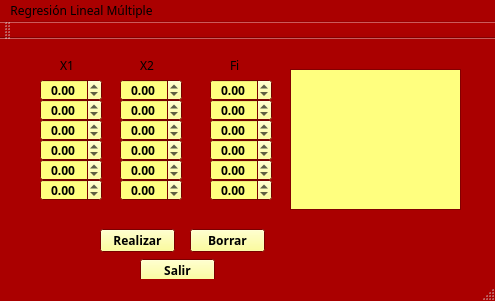
<?xml version="1.0" encoding="UTF-8"?>
<ui version="4.0">
 <class>RregresionLinealMultiple</class>
 <widget class="QMainWindow" name="RregresionLinealMultiple">
  <property name="geometry">
   <rect>
    <x>0</x>
    <y>0</y>
    <width>495</width>
    <height>301</height>
   </rect>
  </property>
  <property name="palette">
   <palette>
    <active>
     <colorrole role="WindowText">
      <brush brushstyle="SolidPattern">
       <color alpha="255">
        <red>0</red>
        <green>0</green>
        <blue>0</blue>
       </color>
      </brush>
     </colorrole>
     <colorrole role="Button">
      <brush brushstyle="SolidPattern">
       <color alpha="255">
        <red>255</red>
        <green>255</green>
        <blue>127</blue>
       </color>
      </brush>
     </colorrole>
     <colorrole role="Light">
      <brush brushstyle="SolidPattern">
       <color alpha="255">
        <red>255</red>
        <green>255</green>
        <blue>127</blue>
       </color>
      </brush>
     </colorrole>
     <colorrole role="Text">
      <brush brushstyle="SolidPattern">
       <color alpha="255">
        <red>0</red>
        <green>0</green>
        <blue>0</blue>
       </color>
      </brush>
     </colorrole>
     <colorrole role="BrightText">
      <brush brushstyle="SolidPattern">
       <color alpha="255">
        <red>255</red>
        <green>255</green>
        <blue>127</blue>
       </color>
      </brush>
     </colorrole>
     <colorrole role="Base">
      <brush brushstyle="SolidPattern">
       <color alpha="255">
        <red>255</red>
        <green>255</green>
        <blue>127</blue>
       </color>
      </brush>
     </colorrole>
     <colorrole role="Window">
      <brush brushstyle="SolidPattern">
       <color alpha="255">
        <red>170</red>
        <green>0</green>
        <blue>0</blue>
       </color>
      </brush>
     </colorrole>
    </active>
    <inactive>
     <colorrole role="WindowText">
      <brush brushstyle="SolidPattern">
       <color alpha="255">
        <red>0</red>
        <green>0</green>
        <blue>0</blue>
       </color>
      </brush>
     </colorrole>
     <colorrole role="Button">
      <brush brushstyle="SolidPattern">
       <color alpha="255">
        <red>255</red>
        <green>255</green>
        <blue>127</blue>
       </color>
      </brush>
     </colorrole>
     <colorrole role="Light">
      <brush brushstyle="SolidPattern">
       <color alpha="255">
        <red>255</red>
        <green>255</green>
        <blue>127</blue>
       </color>
      </brush>
     </colorrole>
     <colorrole role="Text">
      <brush brushstyle="SolidPattern">
       <color alpha="255">
        <red>0</red>
        <green>0</green>
        <blue>0</blue>
       </color>
      </brush>
     </colorrole>
     <colorrole role="BrightText">
      <brush brushstyle="SolidPattern">
       <color alpha="255">
        <red>255</red>
        <green>255</green>
        <blue>127</blue>
       </color>
      </brush>
     </colorrole>
     <colorrole role="Base">
      <brush brushstyle="SolidPattern">
       <color alpha="255">
        <red>255</red>
        <green>255</green>
        <blue>127</blue>
       </color>
      </brush>
     </colorrole>
     <colorrole role="Window">
      <brush brushstyle="SolidPattern">
       <color alpha="255">
        <red>170</red>
        <green>0</green>
        <blue>0</blue>
       </color>
      </brush>
     </colorrole>
    </inactive>
    <disabled>
     <colorrole role="WindowText">
      <brush brushstyle="SolidPattern">
       <color alpha="255">
        <red>120</red>
        <green>120</green>
        <blue>120</blue>
       </color>
      </brush>
     </colorrole>
     <colorrole role="Button">
      <brush brushstyle="SolidPattern">
       <color alpha="255">
        <red>255</red>
        <green>255</green>
        <blue>127</blue>
       </color>
      </brush>
     </colorrole>
     <colorrole role="Light">
      <brush brushstyle="SolidPattern">
       <color alpha="255">
        <red>255</red>
        <green>255</green>
        <blue>127</blue>
       </color>
      </brush>
     </colorrole>
     <colorrole role="Text">
      <brush brushstyle="SolidPattern">
       <color alpha="255">
        <red>120</red>
        <green>120</green>
        <blue>120</blue>
       </color>
      </brush>
     </colorrole>
     <colorrole role="BrightText">
      <brush brushstyle="SolidPattern">
       <color alpha="255">
        <red>255</red>
        <green>255</green>
        <blue>127</blue>
       </color>
      </brush>
     </colorrole>
     <colorrole role="Base">
      <brush brushstyle="SolidPattern">
       <color alpha="255">
        <red>170</red>
        <green>0</green>
        <blue>0</blue>
       </color>
      </brush>
     </colorrole>
     <colorrole role="Window">
      <brush brushstyle="SolidPattern">
       <color alpha="255">
        <red>170</red>
        <green>0</green>
        <blue>0</blue>
       </color>
      </brush>
     </colorrole>
    </disabled>
   </palette>
  </property>
  <property name="font">
   <font>
    <family>MV Boli</family>
   </font>
  </property>
  <property name="windowTitle">
   <string>RregresionLinealMultiple</string>
  </property>
  <widget class="QWidget" name="centralWidget">
   <widget class="QDoubleSpinBox" name="x1">
    <property name="geometry">
     <rect>
      <x>40</x>
      <y>40</y>
      <width>62</width>
      <height>22</height>
     </rect>
    </property>
    <property name="font">
     <font>
      <weight>75</weight>
      <bold>true</bold>
     </font>
    </property>
    <property name="alignment">
     <set>Qt::AlignCenter</set>
    </property>
    <property name="minimum">
     <double>-99.989999999999995</double>
    </property>
   </widget>
   <widget class="QDoubleSpinBox" name="x2">
    <property name="geometry">
     <rect>
      <x>40</x>
      <y>60</y>
      <width>62</width>
      <height>22</height>
     </rect>
    </property>
    <property name="font">
     <font>
      <weight>75</weight>
      <bold>true</bold>
     </font>
    </property>
    <property name="alignment">
     <set>Qt::AlignCenter</set>
    </property>
    <property name="minimum">
     <double>-99.989999999999995</double>
    </property>
   </widget>
   <widget class="QDoubleSpinBox" name="x3">
    <property name="geometry">
     <rect>
      <x>40</x>
      <y>80</y>
      <width>62</width>
      <height>22</height>
     </rect>
    </property>
    <property name="font">
     <font>
      <weight>75</weight>
      <bold>true</bold>
     </font>
    </property>
    <property name="alignment">
     <set>Qt::AlignCenter</set>
    </property>
    <property name="minimum">
     <double>-99.989999999999995</double>
    </property>
   </widget>
   <widget class="QDoubleSpinBox" name="x4">
    <property name="geometry">
     <rect>
      <x>40</x>
      <y>100</y>
      <width>62</width>
      <height>22</height>
     </rect>
    </property>
    <property name="font">
     <font>
      <weight>75</weight>
      <bold>true</bold>
     </font>
    </property>
    <property name="alignment">
     <set>Qt::AlignCenter</set>
    </property>
    <property name="minimum">
     <double>-99.989999999999995</double>
    </property>
   </widget>
   <widget class="QDoubleSpinBox" name="x5">
    <property name="geometry">
     <rect>
      <x>40</x>
      <y>120</y>
      <width>62</width>
      <height>22</height>
     </rect>
    </property>
    <property name="font">
     <font>
      <weight>75</weight>
      <bold>true</bold>
     </font>
    </property>
    <property name="alignment">
     <set>Qt::AlignCenter</set>
    </property>
    <property name="minimum">
     <double>-99.989999999999995</double>
    </property>
   </widget>
   <widget class="QDoubleSpinBox" name="x6">
    <property name="geometry">
     <rect>
      <x>40</x>
      <y>140</y>
      <width>62</width>
      <height>22</height>
     </rect>
    </property>
    <property name="font">
     <font>
      <weight>75</weight>
      <bold>true</bold>
     </font>
    </property>
    <property name="alignment">
     <set>Qt::AlignCenter</set>
    </property>
    <property name="minimum">
     <double>-99.989999999999995</double>
    </property>
   </widget>
   <widget class="QDoubleSpinBox" name="x5_2">
    <property name="geometry">
     <rect>
      <x>120</x>
      <y>120</y>
      <width>62</width>
      <height>22</height>
     </rect>
    </property>
    <property name="font">
     <font>
      <weight>75</weight>
      <bold>true</bold>
     </font>
    </property>
    <property name="alignment">
     <set>Qt::AlignCenter</set>
    </property>
    <property name="minimum">
     <double>-99.989999999999995</double>
    </property>
   </widget>
   <widget class="QDoubleSpinBox" name="x1_2">
    <property name="geometry">
     <rect>
      <x>120</x>
      <y>40</y>
      <width>62</width>
      <height>22</height>
     </rect>
    </property>
    <property name="font">
     <font>
      <weight>75</weight>
      <bold>true</bold>
     </font>
    </property>
    <property name="alignment">
     <set>Qt::AlignCenter</set>
    </property>
    <property name="minimum">
     <double>-99.989999999999995</double>
    </property>
   </widget>
   <widget class="QDoubleSpinBox" name="x2_2">
    <property name="geometry">
     <rect>
      <x>120</x>
      <y>60</y>
      <width>62</width>
      <height>22</height>
     </rect>
    </property>
    <property name="font">
     <font>
      <weight>75</weight>
      <bold>true</bold>
     </font>
    </property>
    <property name="alignment">
     <set>Qt::AlignCenter</set>
    </property>
    <property name="minimum">
     <double>-99.989999999999995</double>
    </property>
   </widget>
   <widget class="QDoubleSpinBox" name="x4_2">
    <property name="geometry">
     <rect>
      <x>120</x>
      <y>100</y>
      <width>62</width>
      <height>22</height>
     </rect>
    </property>
    <property name="font">
     <font>
      <weight>75</weight>
      <bold>true</bold>
     </font>
    </property>
    <property name="alignment">
     <set>Qt::AlignCenter</set>
    </property>
    <property name="minimum">
     <double>-99.989999999999995</double>
    </property>
   </widget>
   <widget class="QDoubleSpinBox" name="x3_2">
    <property name="geometry">
     <rect>
      <x>120</x>
      <y>80</y>
      <width>62</width>
      <height>22</height>
     </rect>
    </property>
    <property name="font">
     <font>
      <weight>75</weight>
      <bold>true</bold>
     </font>
    </property>
    <property name="alignment">
     <set>Qt::AlignCenter</set>
    </property>
    <property name="minimum">
     <double>-99.989999999999995</double>
    </property>
   </widget>
   <widget class="QDoubleSpinBox" name="x6_2">
    <property name="geometry">
     <rect>
      <x>120</x>
      <y>140</y>
      <width>62</width>
      <height>22</height>
     </rect>
    </property>
    <property name="font">
     <font>
      <weight>75</weight>
      <bold>true</bold>
     </font>
    </property>
    <property name="alignment">
     <set>Qt::AlignCenter</set>
    </property>
    <property name="minimum">
     <double>-99.989999999999995</double>
    </property>
   </widget>
   <widget class="QDoubleSpinBox" name="x5_3">
    <property name="geometry">
     <rect>
      <x>210</x>
      <y>120</y>
      <width>62</width>
      <height>22</height>
     </rect>
    </property>
    <property name="font">
     <font>
      <weight>75</weight>
      <bold>true</bold>
     </font>
    </property>
    <property name="alignment">
     <set>Qt::AlignCenter</set>
    </property>
    <property name="minimum">
     <double>-99.989999999999995</double>
    </property>
   </widget>
   <widget class="QDoubleSpinBox" name="x1_3">
    <property name="geometry">
     <rect>
      <x>210</x>
      <y>40</y>
      <width>62</width>
      <height>22</height>
     </rect>
    </property>
    <property name="font">
     <font>
      <weight>75</weight>
      <bold>true</bold>
     </font>
    </property>
    <property name="alignment">
     <set>Qt::AlignCenter</set>
    </property>
    <property name="minimum">
     <double>-99.989999999999995</double>
    </property>
   </widget>
   <widget class="QDoubleSpinBox" name="x2_3">
    <property name="geometry">
     <rect>
      <x>210</x>
      <y>60</y>
      <width>62</width>
      <height>22</height>
     </rect>
    </property>
    <property name="font">
     <font>
      <weight>75</weight>
      <bold>true</bold>
     </font>
    </property>
    <property name="alignment">
     <set>Qt::AlignCenter</set>
    </property>
    <property name="minimum">
     <double>-99.989999999999995</double>
    </property>
   </widget>
   <widget class="QDoubleSpinBox" name="x4_3">
    <property name="geometry">
     <rect>
      <x>210</x>
      <y>100</y>
      <width>62</width>
      <height>22</height>
     </rect>
    </property>
    <property name="font">
     <font>
      <weight>75</weight>
      <bold>true</bold>
     </font>
    </property>
    <property name="alignment">
     <set>Qt::AlignCenter</set>
    </property>
    <property name="minimum">
     <double>-99.989999999999995</double>
    </property>
   </widget>
   <widget class="QDoubleSpinBox" name="x3_3">
    <property name="geometry">
     <rect>
      <x>210</x>
      <y>80</y>
      <width>62</width>
      <height>22</height>
     </rect>
    </property>
    <property name="font">
     <font>
      <weight>75</weight>
      <bold>true</bold>
     </font>
    </property>
    <property name="alignment">
     <set>Qt::AlignCenter</set>
    </property>
    <property name="minimum">
     <double>-99.989999999999995</double>
    </property>
   </widget>
   <widget class="QDoubleSpinBox" name="x6_3">
    <property name="geometry">
     <rect>
      <x>210</x>
      <y>140</y>
      <width>62</width>
      <height>22</height>
     </rect>
    </property>
    <property name="font">
     <font>
      <weight>75</weight>
      <bold>true</bold>
     </font>
    </property>
    <property name="alignment">
     <set>Qt::AlignCenter</set>
    </property>
    <property name="minimum">
     <double>-99.989999999999995</double>
    </property>
   </widget>
   <widget class="QLabel" name="label">
    <property name="geometry">
     <rect>
      <x>60</x>
      <y>20</y>
      <width>47</width>
      <height>13</height>
     </rect>
    </property>
    <property name="text">
     <string>X1</string>
    </property>
   </widget>
   <widget class="QLabel" name="label_2">
    <property name="geometry">
     <rect>
      <x>140</x>
      <y>20</y>
      <width>47</width>
      <height>13</height>
     </rect>
    </property>
    <property name="text">
     <string>X2</string>
    </property>
   </widget>
   <widget class="QLabel" name="label_3">
    <property name="geometry">
     <rect>
      <x>230</x>
      <y>20</y>
      <width>47</width>
      <height>13</height>
     </rect>
    </property>
    <property name="text">
     <string>Fi</string>
    </property>
   </widget>
   <widget class="QPushButton" name="pushButton">
    <property name="geometry">
     <rect>
      <x>100</x>
      <y>190</y>
      <width>75</width>
      <height>23</height>
     </rect>
    </property>
    <property name="font">
     <font>
      <weight>75</weight>
      <bold>true</bold>
     </font>
    </property>
    <property name="cursor">
     <cursorShape>PointingHandCursor</cursorShape>
    </property>
    <property name="text">
     <string>Realizar</string>
    </property>
   </widget>
   <widget class="QPushButton" name="pushButton_2">
    <property name="geometry">
     <rect>
      <x>190</x>
      <y>190</y>
      <width>75</width>
      <height>23</height>
     </rect>
    </property>
    <property name="font">
     <font>
      <weight>75</weight>
      <bold>true</bold>
     </font>
    </property>
    <property name="cursor">
     <cursorShape>PointingHandCursor</cursorShape>
    </property>
    <property name="text">
     <string>Borrar</string>
    </property>
   </widget>
   <widget class="QPushButton" name="pushButton_3">
    <property name="geometry">
     <rect>
      <x>140</x>
      <y>220</y>
      <width>75</width>
      <height>23</height>
     </rect>
    </property>
    <property name="font">
     <font>
      <weight>75</weight>
      <bold>true</bold>
     </font>
    </property>
    <property name="cursor">
     <cursorShape>PointingHandCursor</cursorShape>
    </property>
    <property name="text">
     <string>Salir</string>
    </property>
   </widget>
   <widget class="QTextEdit" name="textEdit">
    <property name="geometry">
     <rect>
      <x>290</x>
      <y>30</y>
      <width>171</width>
      <height>141</height>
     </rect>
    </property>
    <property name="palette">
     <palette>
      <active>
       <colorrole role="Base">
        <brush brushstyle="SolidPattern">
         <color alpha="255">
          <red>255</red>
          <green>255</green>
          <blue>127</blue>
         </color>
        </brush>
       </colorrole>
      </active>
      <inactive>
       <colorrole role="Base">
        <brush brushstyle="SolidPattern">
         <color alpha="255">
          <red>255</red>
          <green>255</green>
          <blue>127</blue>
         </color>
        </brush>
       </colorrole>
      </inactive>
      <disabled>
       <colorrole role="Base">
        <brush brushstyle="SolidPattern">
         <color alpha="255">
          <red>0</red>
          <green>170</green>
          <blue>255</blue>
         </color>
        </brush>
       </colorrole>
      </disabled>
     </palette>
    </property>
    <property name="font">
     <font>
      <weight>75</weight>
      <bold>true</bold>
     </font>
    </property>
   </widget>
  </widget>
  <widget class="QMenuBar" name="menuBar">
   <property name="geometry">
    <rect>
     <x>0</x>
     <y>0</y>
     <width>495</width>
     <height>23</height>
    </rect>
   </property>
   <widget class="QMenu" name="menuRegresi_n_Lineal_M_ltiple">
    <property name="palette">
     <palette>
      <active>
       <colorrole role="WindowText">
        <brush brushstyle="SolidPattern">
         <color alpha="255">
          <red>170</red>
          <green>0</green>
          <blue>0</blue>
         </color>
        </brush>
       </colorrole>
       <colorrole role="Button">
        <brush brushstyle="SolidPattern">
         <color alpha="255">
          <red>255</red>
          <green>255</green>
          <blue>127</blue>
         </color>
        </brush>
       </colorrole>
       <colorrole role="Base">
        <brush brushstyle="SolidPattern">
         <color alpha="255">
          <red>255</red>
          <green>255</green>
          <blue>255</blue>
         </color>
        </brush>
       </colorrole>
       <colorrole role="Window">
        <brush brushstyle="SolidPattern">
         <color alpha="255">
          <red>255</red>
          <green>170</green>
          <blue>127</blue>
         </color>
        </brush>
       </colorrole>
      </active>
      <inactive>
       <colorrole role="WindowText">
        <brush brushstyle="SolidPattern">
         <color alpha="255">
          <red>170</red>
          <green>0</green>
          <blue>0</blue>
         </color>
        </brush>
       </colorrole>
       <colorrole role="Button">
        <brush brushstyle="SolidPattern">
         <color alpha="255">
          <red>255</red>
          <green>255</green>
          <blue>127</blue>
         </color>
        </brush>
       </colorrole>
       <colorrole role="Base">
        <brush brushstyle="SolidPattern">
         <color alpha="255">
          <red>255</red>
          <green>255</green>
          <blue>255</blue>
         </color>
        </brush>
       </colorrole>
       <colorrole role="Window">
        <brush brushstyle="SolidPattern">
         <color alpha="255">
          <red>255</red>
          <green>170</green>
          <blue>127</blue>
         </color>
        </brush>
       </colorrole>
      </inactive>
      <disabled>
       <colorrole role="WindowText">
        <brush brushstyle="SolidPattern">
         <color alpha="255">
          <red>109</red>
          <green>109</green>
          <blue>109</blue>
         </color>
        </brush>
       </colorrole>
       <colorrole role="Button">
        <brush brushstyle="SolidPattern">
         <color alpha="255">
          <red>255</red>
          <green>255</green>
          <blue>127</blue>
         </color>
        </brush>
       </colorrole>
       <colorrole role="Base">
        <brush brushstyle="SolidPattern">
         <color alpha="255">
          <red>255</red>
          <green>170</green>
          <blue>127</blue>
         </color>
        </brush>
       </colorrole>
       <colorrole role="Window">
        <brush brushstyle="SolidPattern">
         <color alpha="255">
          <red>255</red>
          <green>170</green>
          <blue>127</blue>
         </color>
        </brush>
       </colorrole>
      </disabled>
     </palette>
    </property>
    <property name="title">
     <string>Regresión Lineal Múltiple</string>
    </property>
   </widget>
   <addaction name="menuRegresi_n_Lineal_M_ltiple"/>
  </widget>
  <widget class="QToolBar" name="mainToolBar">
   <attribute name="toolBarArea">
    <enum>TopToolBarArea</enum>
   </attribute>
   <attribute name="toolBarBreak">
    <bool>false</bool>
   </attribute>
  </widget>
  <widget class="QStatusBar" name="statusBar"/>
 </widget>
 <layoutdefault spacing="6" margin="11"/>
 <resources/>
 <connections/>
</ui>
